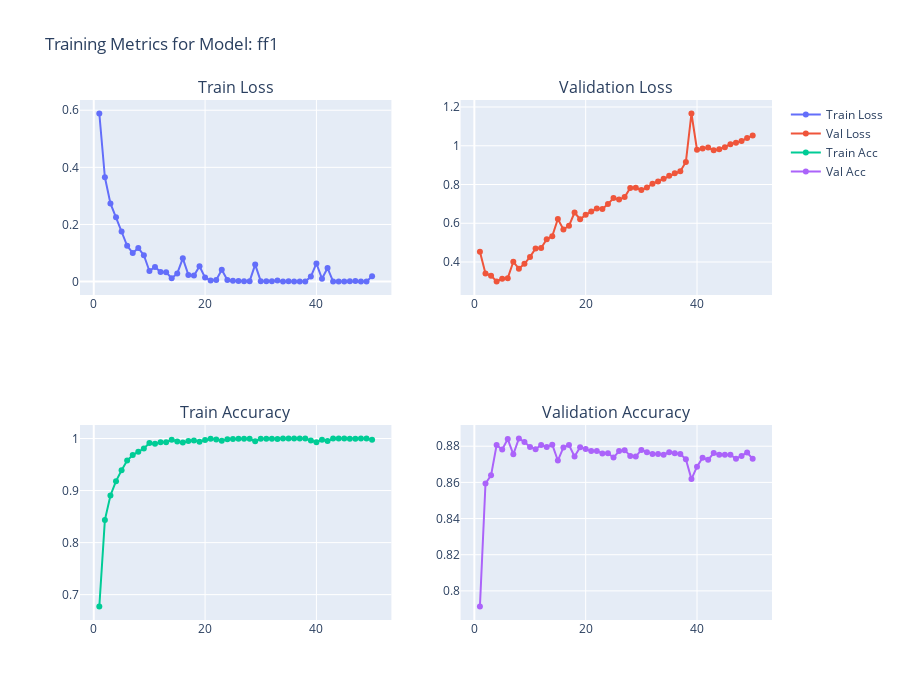
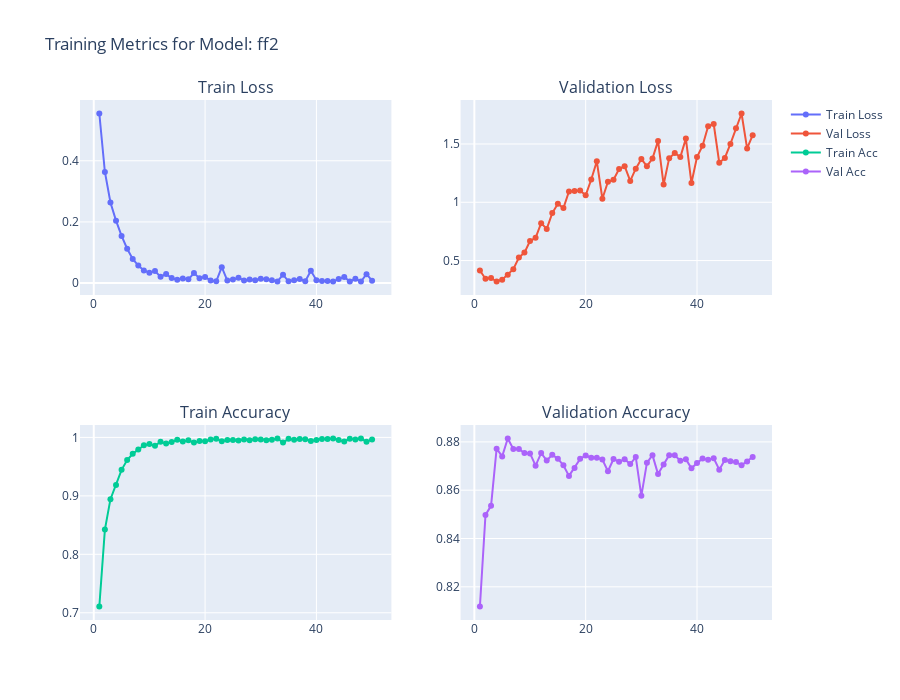
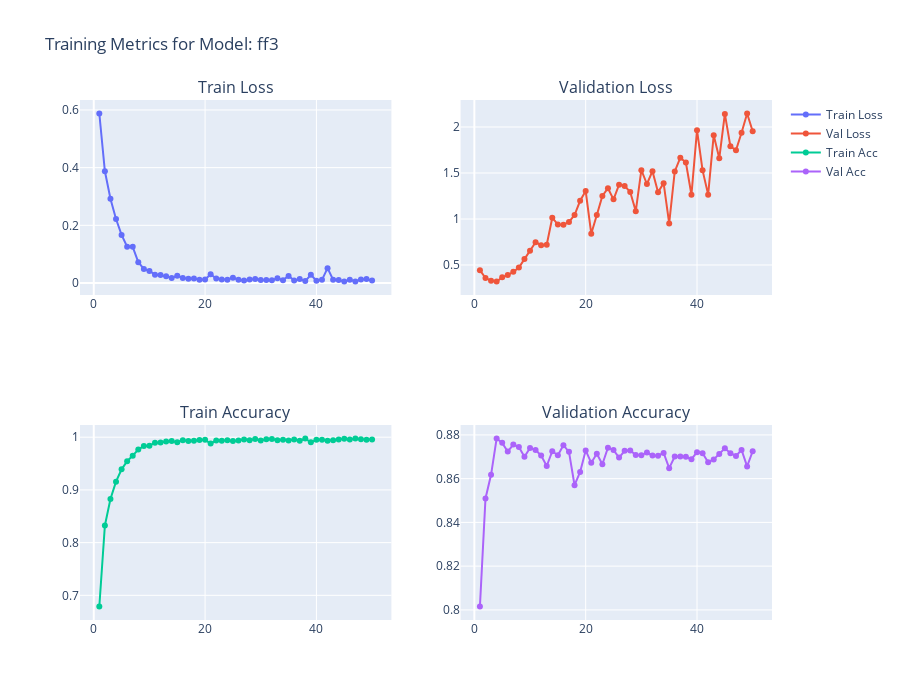
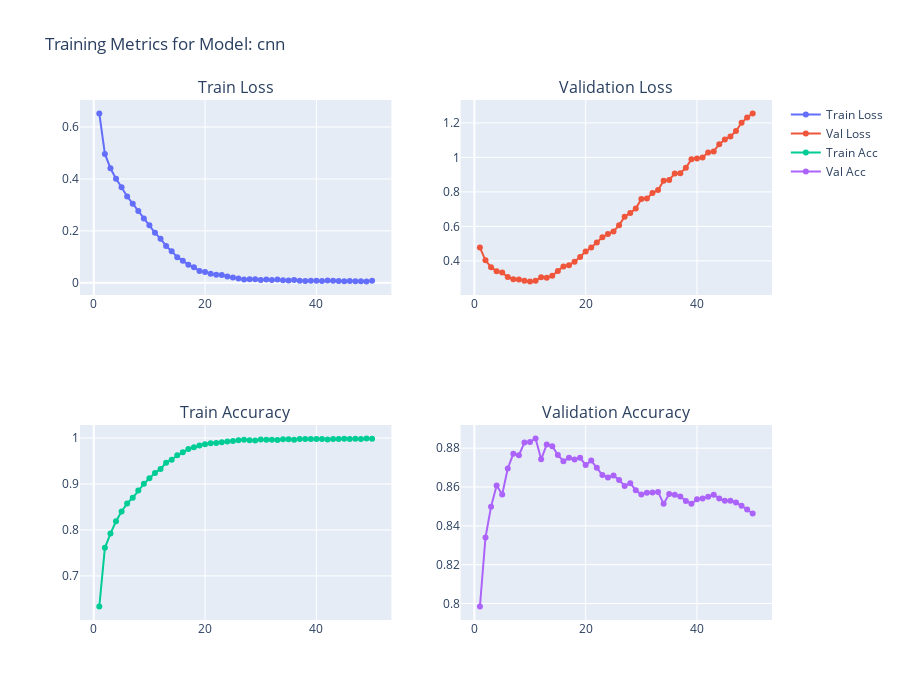

Notebook cell for these charts, in order:
### Code cell
import plotly.graph_objects as go
from plotly.subplots import make_subplots


# --- Step 3: Plot each model interactively ---
for model_name, epochs in history.items():
    df = pd.DataFrame(epochs)

    # Create 2x2 subplot layout
    fig = make_subplots(
        rows=2, cols=2,
        subplot_titles=("Train Loss", "Validation Loss", "Train Accuracy", "Validation Accuracy")
    )

    # Train Loss
    fig.add_trace(go.Scatter(x=df["epoch"], y=df["train_loss"],
                             mode="lines+markers", name="Train Loss"),
                  row=1, col=1)

    # Validation Loss
    fig.add_trace(go.Scatter(x=df["epoch"], y=df["valid_loss"],
                             mode="lines+markers", name="Val Loss"),
                  row=1, col=2)

    # Train Accuracy
    fig.add_trace(go.Scatter(x=df["epoch"], y=df["train_acc"],
                             mode="lines+markers", name="Train Acc"),
                  row=2, col=1)

    # Validation Accuracy
    fig.add_trace(go.Scatter(x=df["epoch"], y=df["valid_acc"],
                             mode="lines+markers", name="Val Acc"),
                  row=2, col=2)

    # Layout
    fig.update_layout(
        height=700, width=900,
        title_text=f"Training Metrics for Model: {model_name}",
        showlegend=True
    )

    fig.show()

### Figure 1 — Plotly figure (JSON) as saved in the notebook; plotly's stock layout.template omitted (floating-point values rounded to 4 significant figures)
{"data": [{"mode": "lines+markers", "name": "Train Loss", "type": "scatter", "x": [1, 2, 3, 4, 5, 6, 7, 8, 9, 10, 11, 12, 13, 14, 15, 16, 17, 18, 19, 20, 21, 22, 23, 24, 25, 26, 27, 28, 29, 30, 31, 32, 33, 34, 35, 36, 37, 38, 39, 40, 41, 42, 43, 44, 45, 46, 47, 48, 49, 50], "xaxis": "x", "y": [0.5885, 0.3651, 0.2735, 0.2253, 0.1751, 0.1255, 0.1004, 0.1178, 0.0922, 0.03725, 0.05146, 0.03392, 0.03267, 0.01172, 0.02881, 0.08142, 0.02342, 0.02104, 0.05396, 0.01414, 0.003562, 0.005411, 0.04114, 0.005616, 0.003197, 0.002033, 0.001666, 0.001539, 0.05959, 0.001439, 0.001191, 0.001605, 0.003594, 0.0007451, 0.0008487, 0.0004142, 0.0003675, 0.0005293, 0.01749, 0.06347, 0.01028, 0.04745, 0.0006001, 0.0005164, 0.0004273, 0.001598, 0.00204, 0.0004706, 0.0004664, 0.01874], "yaxis": "y"}, {"mode": "lines+markers", "name": "Val Loss", "type": "scatter", "x": [1, 2, 3, 4, 5, 6, 7, 8, 9, 10, 11, 12, 13, 14, 15, 16, 17, 18, 19, 20, 21, 22, 23, 24, 25, 26, 27, 28, 29, 30, 31, 32, 33, 34, 35, 36, 37, 38, 39, 40, 41, 42, 43, 44, 45, 46, 47, 48, 49, 50], "xaxis": "x2", "y": [0.4525, 0.3412, 0.3295, 0.2995, 0.3136, 0.3167, 0.4011, 0.3657, 0.3909, 0.4263, 0.4703, 0.4722, 0.5173, 0.5334, 0.6217, 0.5685, 0.587, 0.6556, 0.6208, 0.6434, 0.6601, 0.6759, 0.6741, 0.699, 0.7302, 0.7224, 0.735, 0.7816, 0.7834, 0.7715, 0.7845, 0.8041, 0.8162, 0.8295, 0.8458, 0.8582, 0.869, 0.9168, 1.166, 0.9797, 0.9861, 0.9907, 0.9764, 0.9825, 0.9928, 1.008, 1.016, 1.025, 1.039, 1.053], "yaxis": "y2"}, {"mode": "lines+markers", "name": "Train Acc", "type": "scatter", "x": [1, 2, 3, 4, 5, 6, 7, 8, 9, 10, 11, 12, 13, 14, 15, 16, 17, 18, 19, 20, 21, 22, 23, 24, 25, 26, 27, 28, 29, 30, 31, 32, 33, 34, 35, 36, 37, 38, 39, 40, 41, 42, 43, 44, 45, 46, 47, 48, 49, 50], "xaxis": "x3", "y": [0.6772, 0.8436, 0.8905, 0.9181, 0.9388, 0.9577, 0.9681, 0.9743, 0.9807, 0.9913, 0.9898, 0.9926, 0.9929, 0.9976, 0.9944, 0.9921, 0.9951, 0.9959, 0.9938, 0.997, 0.9994, 0.9983, 0.9956, 0.9984, 0.9992, 0.9997, 0.9997, 0.9997, 0.9948, 0.9997, 0.9997, 0.9995, 0.9991, 0.9999, 0.9999, 1.0, 0.9999, 0.9999, 0.9961, 0.993, 0.9977, 0.995, 0.9998, 0.9999, 0.9998, 0.9995, 0.9993, 0.9999, 0.9998, 0.9978], "yaxis": "y3"}, {"mode": "lines+markers", "name": "Val Acc", "type": "scatter", "x": [1, 2, 3, 4, 5, 6, 7, 8, 9, 10, 11, 12, 13, 14, 15, 16, 17, 18, 19, 20, 21, 22, 23, 24, 25, 26, 27, 28, 29, 30, 31, 32, 33, 34, 35, 36, 37, 38, 39, 40, 41, 42, 43, 44, 45, 46, 47, 48, 49, 50], "xaxis": "x4", "y": [0.7914, 0.8594, 0.8639, 0.8806, 0.8782, 0.884, 0.8755, 0.8843, 0.8823, 0.8796, 0.8784, 0.8807, 0.8796, 0.8809, 0.8721, 0.8793, 0.8806, 0.8743, 0.8794, 0.8785, 0.8773, 0.8773, 0.876, 0.8761, 0.8737, 0.8773, 0.8778, 0.8746, 0.8743, 0.878, 0.8766, 0.8757, 0.8757, 0.8753, 0.8767, 0.8761, 0.8757, 0.8728, 0.8618, 0.8687, 0.8736, 0.8725, 0.8762, 0.8753, 0.8753, 0.8753, 0.8731, 0.8746, 0.8765, 0.873], "yaxis": "y4"}], "layout": {"annotations": [{"font": {"size": 16}, "showarrow": false, "text": "Train Loss", "x": 0.225, "xanchor": "center", "xref": "paper", "y": 1, "yanchor": "bottom", "yref": "paper"}, {"font": {"size": 16}, "showarrow": false, "text": "Validation Loss", "x": 0.775, "xanchor": "center", "xref": "paper", "y": 1, "yanchor": "bottom", "yref": "paper"}, {"font": {"size": 16}, "showarrow": false, "text": "Train Accuracy", "x": 0.225, "xanchor": "center", "xref": "paper", "y": 0.375, "yanchor": "bottom", "yref": "paper"}, {"font": {"size": 16}, "showarrow": false, "text": "Validation Accuracy", "x": 0.775, "xanchor": "center", "xref": "paper", "y": 0.375, "yanchor": "bottom", "yref": "paper"}], "height": 700, "showlegend": true, "title": {"text": "Training Metrics for Model: ff1"}, "width": 900, "xaxis": {"anchor": "y", "domain": [0, 0.45]}, "xaxis2": {"anchor": "y2", "domain": [0.55, 1]}, "xaxis3": {"anchor": "y3", "domain": [0, 0.45]}, "xaxis4": {"anchor": "y4", "domain": [0.55, 1]}, "yaxis": {"anchor": "x", "domain": [0.625, 1]}, "yaxis2": {"anchor": "x2", "domain": [0.625, 1]}, "yaxis3": {"anchor": "x3", "domain": [0, 0.375]}, "yaxis4": {"anchor": "x4", "domain": [0, 0.375]}}}

### Figure 2 — Plotly figure (JSON) as saved in the notebook; plotly's stock layout.template omitted (floating-point values rounded to 4 significant figures)
{"data": [{"mode": "lines+markers", "name": "Train Loss", "type": "scatter", "x": [1, 2, 3, 4, 5, 6, 7, 8, 9, 10, 11, 12, 13, 14, 15, 16, 17, 18, 19, 20, 21, 22, 23, 24, 25, 26, 27, 28, 29, 30, 31, 32, 33, 34, 35, 36, 37, 38, 39, 40, 41, 42, 43, 44, 45, 46, 47, 48, 49, 50], "xaxis": "x", "y": [0.5546, 0.3633, 0.2633, 0.2041, 0.1541, 0.1123, 0.07883, 0.05707, 0.04105, 0.03355, 0.03909, 0.02065, 0.02927, 0.0166, 0.01091, 0.01461, 0.01205, 0.0326, 0.01597, 0.01995, 0.008525, 0.005788, 0.05181, 0.008229, 0.01189, 0.0172, 0.008385, 0.01201, 0.00897, 0.01423, 0.01213, 0.009106, 0.005254, 0.02736, 0.005681, 0.009291, 0.0134, 0.006281, 0.04004, 0.009533, 0.006853, 0.00694, 0.005371, 0.013, 0.02009, 0.005088, 0.01382, 0.0051, 0.02906, 0.007932], "yaxis": "y"}, {"mode": "lines+markers", "name": "Val Loss", "type": "scatter", "x": [1, 2, 3, 4, 5, 6, 7, 8, 9, 10, 11, 12, 13, 14, 15, 16, 17, 18, 19, 20, 21, 22, 23, 24, 25, 26, 27, 28, 29, 30, 31, 32, 33, 34, 35, 36, 37, 38, 39, 40, 41, 42, 43, 44, 45, 46, 47, 48, 49, 50], "xaxis": "x2", "y": [0.415, 0.3439, 0.3504, 0.3202, 0.3362, 0.3791, 0.4252, 0.5257, 0.5684, 0.6671, 0.6951, 0.821, 0.7714, 0.9074, 0.9872, 0.9508, 1.093, 1.096, 1.102, 1.06, 1.195, 1.352, 1.03, 1.176, 1.194, 1.285, 1.309, 1.183, 1.288, 1.371, 1.31, 1.376, 1.527, 1.152, 1.379, 1.423, 1.388, 1.547, 1.165, 1.389, 1.486, 1.653, 1.672, 1.338, 1.381, 1.501, 1.636, 1.762, 1.462, 1.576], "yaxis": "y2"}, {"mode": "lines+markers", "name": "Train Acc", "type": "scatter", "x": [1, 2, 3, 4, 5, 6, 7, 8, 9, 10, 11, 12, 13, 14, 15, 16, 17, 18, 19, 20, 21, 22, 23, 24, 25, 26, 27, 28, 29, 30, 31, 32, 33, 34, 35, 36, 37, 38, 39, 40, 41, 42, 43, 44, 45, 46, 47, 48, 49, 50], "xaxis": "x3", "y": [0.7107, 0.8423, 0.8943, 0.9184, 0.9445, 0.9614, 0.9721, 0.9792, 0.9865, 0.9888, 0.9857, 0.9925, 0.9898, 0.9923, 0.996, 0.9932, 0.995, 0.9911, 0.9937, 0.9935, 0.9964, 0.9978, 0.9934, 0.9957, 0.9955, 0.9945, 0.9963, 0.9951, 0.9969, 0.9964, 0.9954, 0.9959, 0.9982, 0.9913, 0.9975, 0.9961, 0.9972, 0.9969, 0.994, 0.9956, 0.9975, 0.9973, 0.998, 0.9954, 0.993, 0.9977, 0.9963, 0.9981, 0.9928, 0.9963], "yaxis": "y3"}, {"mode": "lines+markers", "name": "Val Acc", "type": "scatter", "x": [1, 2, 3, 4, 5, 6, 7, 8, 9, 10, 11, 12, 13, 14, 15, 16, 17, 18, 19, 20, 21, 22, 23, 24, 25, 26, 27, 28, 29, 30, 31, 32, 33, 34, 35, 36, 37, 38, 39, 40, 41, 42, 43, 44, 45, 46, 47, 48, 49, 50], "xaxis": "x4", "y": [0.8118, 0.8498, 0.8535, 0.8772, 0.874, 0.8814, 0.877, 0.877, 0.8754, 0.8752, 0.8701, 0.8754, 0.8723, 0.8746, 0.8731, 0.8703, 0.8659, 0.8692, 0.873, 0.8744, 0.8735, 0.8735, 0.8727, 0.8678, 0.8729, 0.8717, 0.8728, 0.8708, 0.8737, 0.8577, 0.8713, 0.8745, 0.8667, 0.8707, 0.8745, 0.8744, 0.8722, 0.8728, 0.869, 0.8712, 0.8731, 0.8726, 0.8732, 0.8685, 0.8725, 0.872, 0.8717, 0.8703, 0.8719, 0.8737], "yaxis": "y4"}], "layout": {"annotations": [{"font": {"size": 16}, "showarrow": false, "text": "Train Loss", "x": 0.225, "xanchor": "center", "xref": "paper", "y": 1, "yanchor": "bottom", "yref": "paper"}, {"font": {"size": 16}, "showarrow": false, "text": "Validation Loss", "x": 0.775, "xanchor": "center", "xref": "paper", "y": 1, "yanchor": "bottom", "yref": "paper"}, {"font": {"size": 16}, "showarrow": false, "text": "Train Accuracy", "x": 0.225, "xanchor": "center", "xref": "paper", "y": 0.375, "yanchor": "bottom", "yref": "paper"}, {"font": {"size": 16}, "showarrow": false, "text": "Validation Accuracy", "x": 0.775, "xanchor": "center", "xref": "paper", "y": 0.375, "yanchor": "bottom", "yref": "paper"}], "height": 700, "showlegend": true, "title": {"text": "Training Metrics for Model: ff2"}, "width": 900, "xaxis": {"anchor": "y", "domain": [0, 0.45]}, "xaxis2": {"anchor": "y2", "domain": [0.55, 1]}, "xaxis3": {"anchor": "y3", "domain": [0, 0.45]}, "xaxis4": {"anchor": "y4", "domain": [0.55, 1]}, "yaxis": {"anchor": "x", "domain": [0.625, 1]}, "yaxis2": {"anchor": "x2", "domain": [0.625, 1]}, "yaxis3": {"anchor": "x3", "domain": [0, 0.375]}, "yaxis4": {"anchor": "x4", "domain": [0, 0.375]}}}

### Figure 3 — Plotly figure (JSON) as saved in the notebook; plotly's stock layout.template omitted (floating-point values rounded to 4 significant figures)
{"data": [{"mode": "lines+markers", "name": "Train Loss", "type": "scatter", "x": [1, 2, 3, 4, 5, 6, 7, 8, 9, 10, 11, 12, 13, 14, 15, 16, 17, 18, 19, 20, 21, 22, 23, 24, 25, 26, 27, 28, 29, 30, 31, 32, 33, 34, 35, 36, 37, 38, 39, 40, 41, 42, 43, 44, 45, 46, 47, 48, 49, 50], "xaxis": "x", "y": [0.5876, 0.3876, 0.2919, 0.2221, 0.1668, 0.126, 0.1254, 0.07218, 0.04906, 0.04175, 0.02908, 0.02757, 0.02386, 0.01711, 0.02549, 0.0177, 0.01494, 0.01553, 0.01119, 0.01203, 0.03034, 0.01558, 0.01264, 0.01123, 0.01871, 0.01122, 0.008688, 0.01227, 0.01431, 0.01025, 0.01061, 0.009581, 0.01629, 0.009985, 0.02479, 0.009051, 0.01397, 0.006792, 0.02861, 0.00793, 0.01111, 0.0516, 0.01122, 0.01014, 0.005329, 0.01123, 0.005332, 0.01242, 0.01435, 0.008363], "yaxis": "y"}, {"mode": "lines+markers", "name": "Val Loss", "type": "scatter", "x": [1, 2, 3, 4, 5, 6, 7, 8, 9, 10, 11, 12, 13, 14, 15, 16, 17, 18, 19, 20, 21, 22, 23, 24, 25, 26, 27, 28, 29, 30, 31, 32, 33, 34, 35, 36, 37, 38, 39, 40, 41, 42, 43, 44, 45, 46, 47, 48, 49, 50], "xaxis": "x2", "y": [0.4441, 0.3583, 0.3301, 0.3208, 0.3659, 0.3907, 0.4258, 0.4716, 0.5644, 0.6543, 0.7478, 0.7149, 0.7194, 1.014, 0.9395, 0.9369, 0.9676, 1.043, 1.198, 1.304, 0.8404, 1.044, 1.25, 1.334, 1.214, 1.372, 1.359, 1.294, 1.085, 1.531, 1.38, 1.52, 1.291, 1.39, 0.9513, 1.516, 1.667, 1.613, 1.264, 1.965, 1.529, 1.265, 1.911, 1.66, 2.142, 1.79, 1.747, 1.937, 2.146, 1.953], "yaxis": "y2"}, {"mode": "lines+markers", "name": "Train Acc", "type": "scatter", "x": [1, 2, 3, 4, 5, 6, 7, 8, 9, 10, 11, 12, 13, 14, 15, 16, 17, 18, 19, 20, 21, 22, 23, 24, 25, 26, 27, 28, 29, 30, 31, 32, 33, 34, 35, 36, 37, 38, 39, 40, 41, 42, 43, 44, 45, 46, 47, 48, 49, 50], "xaxis": "x3", "y": [0.6788, 0.8326, 0.8827, 0.9156, 0.939, 0.9545, 0.965, 0.9765, 0.9835, 0.9839, 0.9896, 0.9899, 0.9919, 0.9929, 0.9904, 0.9944, 0.993, 0.9935, 0.9948, 0.995, 0.9881, 0.9938, 0.9933, 0.9944, 0.9926, 0.9937, 0.9957, 0.9944, 0.9966, 0.994, 0.9963, 0.9965, 0.9944, 0.9953, 0.9936, 0.9955, 0.9931, 0.9974, 0.9902, 0.9953, 0.9951, 0.9935, 0.9945, 0.9956, 0.997, 0.9958, 0.9976, 0.996, 0.9951, 0.9955], "yaxis": "y3"}, {"mode": "lines+markers", "name": "Val Acc", "type": "scatter", "x": [1, 2, 3, 4, 5, 6, 7, 8, 9, 10, 11, 12, 13, 14, 15, 16, 17, 18, 19, 20, 21, 22, 23, 24, 25, 26, 27, 28, 29, 30, 31, 32, 33, 34, 35, 36, 37, 38, 39, 40, 41, 42, 43, 44, 45, 46, 47, 48, 49, 50], "xaxis": "x4", "y": [0.8016, 0.8509, 0.8618, 0.8784, 0.8764, 0.8724, 0.8756, 0.8744, 0.87, 0.874, 0.8731, 0.8705, 0.8658, 0.8725, 0.8707, 0.8753, 0.8723, 0.857, 0.8631, 0.8729, 0.8672, 0.8714, 0.8666, 0.8742, 0.8731, 0.8696, 0.8727, 0.8729, 0.8708, 0.8707, 0.872, 0.8706, 0.8705, 0.8717, 0.8648, 0.8701, 0.8701, 0.87, 0.8689, 0.8721, 0.8716, 0.8675, 0.8688, 0.8712, 0.8739, 0.8716, 0.8704, 0.8731, 0.8656, 0.8725], "yaxis": "y4"}], "layout": {"annotations": [{"font": {"size": 16}, "showarrow": false, "text": "Train Loss", "x": 0.225, "xanchor": "center", "xref": "paper", "y": 1, "yanchor": "bottom", "yref": "paper"}, {"font": {"size": 16}, "showarrow": false, "text": "Validation Loss", "x": 0.775, "xanchor": "center", "xref": "paper", "y": 1, "yanchor": "bottom", "yref": "paper"}, {"font": {"size": 16}, "showarrow": false, "text": "Train Accuracy", "x": 0.225, "xanchor": "center", "xref": "paper", "y": 0.375, "yanchor": "bottom", "yref": "paper"}, {"font": {"size": 16}, "showarrow": false, "text": "Validation Accuracy", "x": 0.775, "xanchor": "center", "xref": "paper", "y": 0.375, "yanchor": "bottom", "yref": "paper"}], "height": 700, "showlegend": true, "title": {"text": "Training Metrics for Model: ff3"}, "width": 900, "xaxis": {"anchor": "y", "domain": [0, 0.45]}, "xaxis2": {"anchor": "y2", "domain": [0.55, 1]}, "xaxis3": {"anchor": "y3", "domain": [0, 0.45]}, "xaxis4": {"anchor": "y4", "domain": [0.55, 1]}, "yaxis": {"anchor": "x", "domain": [0.625, 1]}, "yaxis2": {"anchor": "x2", "domain": [0.625, 1]}, "yaxis3": {"anchor": "x3", "domain": [0, 0.375]}, "yaxis4": {"anchor": "x4", "domain": [0, 0.375]}}}

### Figure 4 — Plotly figure (JSON) as saved in the notebook; plotly's stock layout.template omitted (floating-point values rounded to 4 significant figures)
{"data": [{"mode": "lines+markers", "name": "Train Loss", "type": "scatter", "x": [1, 2, 3, 4, 5, 6, 7, 8, 9, 10, 11, 12, 13, 14, 15, 16, 17, 18, 19, 20, 21, 22, 23, 24, 25, 26, 27, 28, 29, 30, 31, 32, 33, 34, 35, 36, 37, 38, 39, 40, 41, 42, 43, 44, 45, 46, 47, 48, 49, 50], "xaxis": "x", "y": [0.6521, 0.4963, 0.4413, 0.4007, 0.3679, 0.3325, 0.3046, 0.277, 0.2474, 0.2214, 0.1924, 0.17, 0.1414, 0.1219, 0.09854, 0.08531, 0.06927, 0.05957, 0.0458, 0.04202, 0.03449, 0.03144, 0.02981, 0.02413, 0.02046, 0.017, 0.01286, 0.014, 0.01411, 0.01102, 0.01297, 0.01048, 0.01312, 0.009862, 0.008747, 0.0109, 0.007706, 0.006758, 0.007756, 0.00783, 0.00704, 0.009173, 0.008065, 0.006775, 0.006236, 0.007036, 0.0056, 0.006061, 0.005002, 0.007849], "yaxis": "y"}, {"mode": "lines+markers", "name": "Val Loss", "type": "scatter", "x": [1, 2, 3, 4, 5, 6, 7, 8, 9, 10, 11, 12, 13, 14, 15, 16, 17, 18, 19, 20, 21, 22, 23, 24, 25, 26, 27, 28, 29, 30, 31, 32, 33, 34, 35, 36, 37, 38, 39, 40, 41, 42, 43, 44, 45, 46, 47, 48, 49, 50], "xaxis": "x2", "y": [0.4775, 0.4033, 0.3637, 0.3393, 0.3321, 0.3071, 0.2936, 0.2929, 0.285, 0.2806, 0.2845, 0.305, 0.3016, 0.3141, 0.3415, 0.3673, 0.3745, 0.3957, 0.4231, 0.4551, 0.4773, 0.5072, 0.5365, 0.556, 0.571, 0.6074, 0.6563, 0.6782, 0.704, 0.7585, 0.7617, 0.7933, 0.8103, 0.8643, 0.8694, 0.9065, 0.9087, 0.9398, 0.9889, 0.9933, 1.0, 1.029, 1.035, 1.077, 1.103, 1.121, 1.153, 1.2, 1.231, 1.254], "yaxis": "y2"}, {"mode": "lines+markers", "name": "Train Acc", "type": "scatter", "x": [1, 2, 3, 4, 5, 6, 7, 8, 9, 10, 11, 12, 13, 14, 15, 16, 17, 18, 19, 20, 21, 22, 23, 24, 25, 26, 27, 28, 29, 30, 31, 32, 33, 34, 35, 36, 37, 38, 39, 40, 41, 42, 43, 44, 45, 46, 47, 48, 49, 50], "xaxis": "x3", "y": [0.6334, 0.7611, 0.7921, 0.8189, 0.8401, 0.8576, 0.8699, 0.8858, 0.9003, 0.9122, 0.9238, 0.9327, 0.9463, 0.9527, 0.9623, 0.9689, 0.976, 0.9797, 0.9838, 0.9862, 0.9887, 0.9889, 0.9905, 0.9922, 0.9934, 0.9949, 0.996, 0.9953, 0.9947, 0.9965, 0.9962, 0.9962, 0.9958, 0.997, 0.9972, 0.9964, 0.9976, 0.9979, 0.9976, 0.9976, 0.9978, 0.9969, 0.9979, 0.9978, 0.9981, 0.9976, 0.9983, 0.9977, 0.9989, 0.9981], "yaxis": "y3"}, {"mode": "lines+markers", "name": "Val Acc", "type": "scatter", "x": [1, 2, 3, 4, 5, 6, 7, 8, 9, 10, 11, 12, 13, 14, 15, 16, 17, 18, 19, 20, 21, 22, 23, 24, 25, 26, 27, 28, 29, 30, 31, 32, 33, 34, 35, 36, 37, 38, 39, 40, 41, 42, 43, 44, 45, 46, 47, 48, 49, 50], "xaxis": "x4", "y": [0.7985, 0.834, 0.8499, 0.8607, 0.8561, 0.8695, 0.8772, 0.8764, 0.8829, 0.8831, 0.885, 0.8742, 0.8819, 0.881, 0.8765, 0.8733, 0.875, 0.8741, 0.875, 0.8713, 0.8736, 0.8699, 0.8662, 0.8648, 0.866, 0.8637, 0.8605, 0.862, 0.8584, 0.8561, 0.857, 0.8572, 0.8575, 0.8513, 0.8564, 0.856, 0.8551, 0.8528, 0.8513, 0.8536, 0.854, 0.855, 0.856, 0.854, 0.853, 0.853, 0.852, 0.8503, 0.8485, 0.8464], "yaxis": "y4"}], "layout": {"annotations": [{"font": {"size": 16}, "showarrow": false, "text": "Train Loss", "x": 0.225, "xanchor": "center", "xref": "paper", "y": 1, "yanchor": "bottom", "yref": "paper"}, {"font": {"size": 16}, "showarrow": false, "text": "Validation Loss", "x": 0.775, "xanchor": "center", "xref": "paper", "y": 1, "yanchor": "bottom", "yref": "paper"}, {"font": {"size": 16}, "showarrow": false, "text": "Train Accuracy", "x": 0.225, "xanchor": "center", "xref": "paper", "y": 0.375, "yanchor": "bottom", "yref": "paper"}, {"font": {"size": 16}, "showarrow": false, "text": "Validation Accuracy", "x": 0.775, "xanchor": "center", "xref": "paper", "y": 0.375, "yanchor": "bottom", "yref": "paper"}], "height": 700, "showlegend": true, "title": {"text": "Training Metrics for Model: cnn"}, "width": 900, "xaxis": {"anchor": "y", "domain": [0, 0.45]}, "xaxis2": {"anchor": "y2", "domain": [0.55, 1]}, "xaxis3": {"anchor": "y3", "domain": [0, 0.45]}, "xaxis4": {"anchor": "y4", "domain": [0.55, 1]}, "yaxis": {"anchor": "x", "domain": [0.625, 1]}, "yaxis2": {"anchor": "x2", "domain": [0.625, 1]}, "yaxis3": {"anchor": "x3", "domain": [0, 0.375]}, "yaxis4": {"anchor": "x4", "domain": [0, 0.375]}}}
